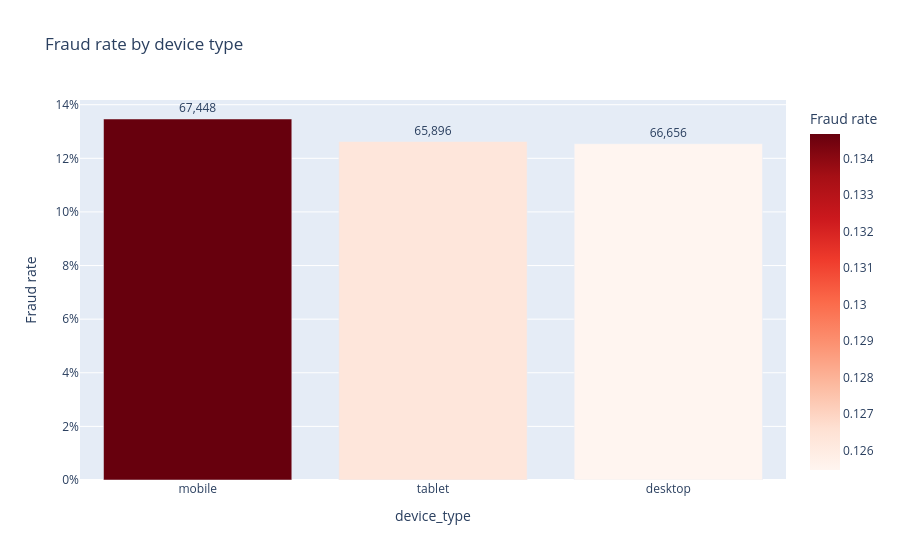
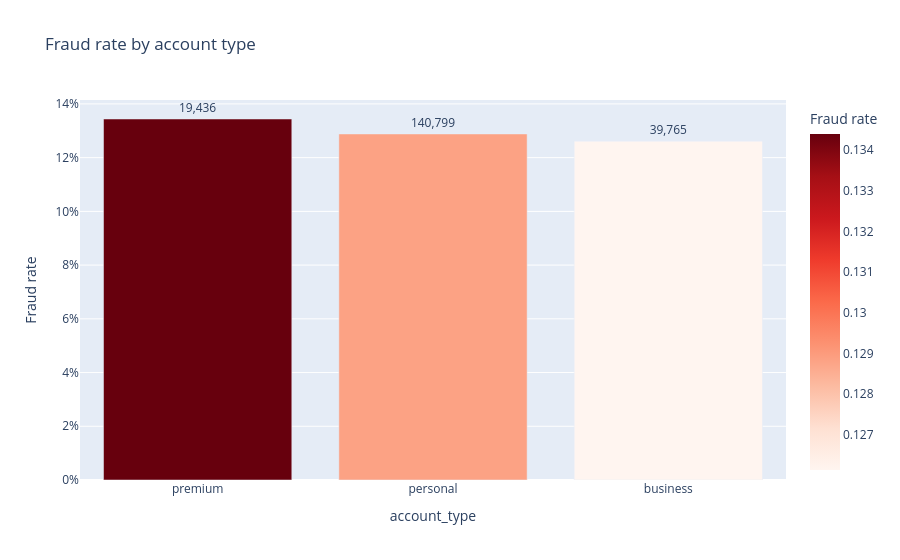
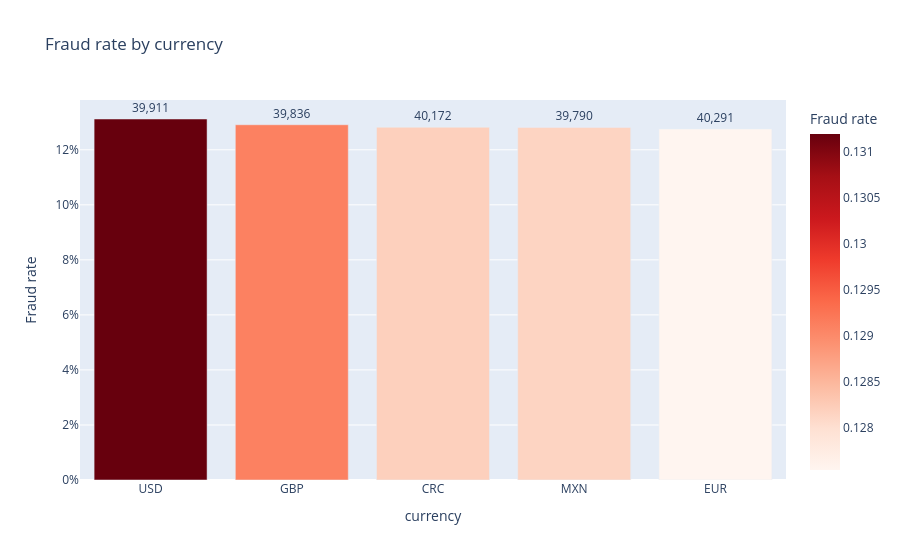
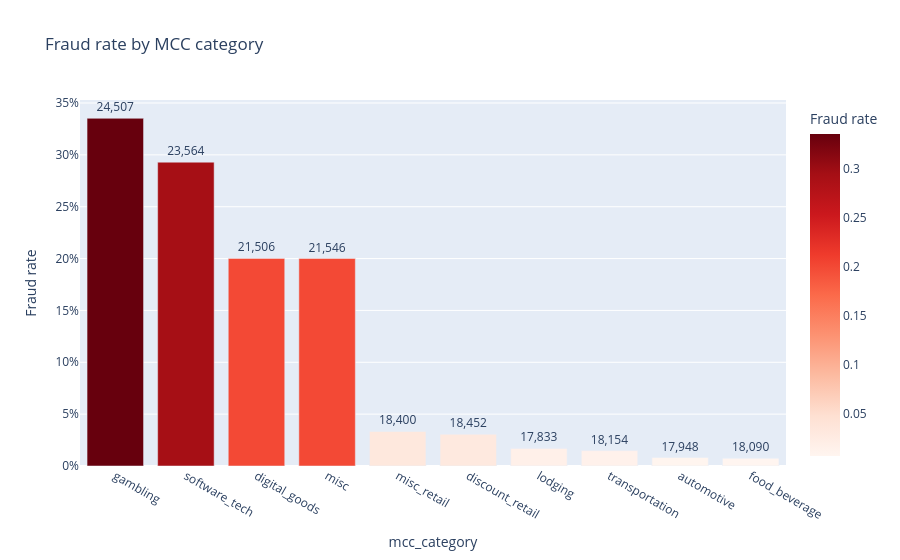

Notebook code cell kept with these figures, in order:
### Markdown cell above
## Fraud rate by feature

### Code cell
def fraud_rate_bar(col, title):
    agg = (
        df.groupby(col)["is_fraud"]
        .agg(["mean", "count"])
        .rename(columns={"mean": "fraud_rate", "count": "n"})
        .sort_values("fraud_rate", ascending=False)
        .reset_index()
    )
    fig = px.bar(
        agg, x=col, y="fraud_rate", text="n",
        title=title,
        labels={"fraud_rate": "Fraud rate"},
        color="fraud_rate",
        color_continuous_scale="Reds",
    )
    fig.update_yaxes(tickformat=".0%")
    fig.update_traces(texttemplate="%{text:,}", textposition="outside")
    fig.show()

# From fct_transactions
fraud_rate_bar("device_type",  "Fraud rate by device type")
fraud_rate_bar("account_type", "Fraud rate by account type")
fraud_rate_bar("currency",     "Fraud rate by currency")

# From fct_transactions (carried from the MCC catalog)
fraud_rate_bar("mcc_category", "Fraud rate by MCC category")
fraud_rate_bar("risk_tier",    "Fraud rate by risk tier")

### Figure 1 — Plotly figure (JSON) as saved in the notebook; plotly's stock layout.template omitted (floating-point values rounded to 4 significant figures)
{"data": [{"hovertemplate": "device_type=%{x}<br>Fraud rate=%{marker.color}<br>n=%{text}<extra></extra>", "legendgroup": "", "marker": {"color": [0.1347, 0.1263, 0.1255], "coloraxis": "coloraxis", "pattern": {"shape": ""}}, "name": "", "orientation": "v", "showlegend": false, "text": [67450.0, 65900.0, 66660.0], "textposition": "outside", "texttemplate": "%{text:,}", "type": "bar", "x": ["mobile", "tablet", "desktop"], "xaxis": "x", "y": [0.1347, 0.1263, 0.1255], "yaxis": "y"}], "layout": {"barmode": "relative", "coloraxis": {"autocolorscale": false, "colorbar": {"title": {"text": "Fraud rate"}}, "colorscale": [[0.0, "rgb(255,245,240)"], [0.125, "rgb(254,224,210)"], [0.25, "rgb(252,187,161)"], [0.375, "rgb(252,146,114)"], [0.5, "rgb(251,106,74)"], [0.625, "rgb(239,59,44)"], [0.75, "rgb(203,24,29)"], [0.875, "rgb(165,15,21)"], [1.0, "rgb(103,0,13)"]]}, "legend": {"tracegroupgap": 0}, "title": {"text": "Fraud rate by device type"}, "xaxis": {"anchor": "y", "domain": [0.0, 1.0], "title": {"text": "device_type"}}, "yaxis": {"anchor": "x", "domain": [0.0, 1.0], "tickformat": ".0%", "title": {"text": "Fraud rate"}}}}

### Figure 2 — Plotly figure (JSON) as saved in the notebook; plotly's stock layout.template omitted (floating-point values rounded to 4 significant figures)
{"data": [{"hovertemplate": "account_type=%{x}<br>Fraud rate=%{marker.color}<br>n=%{text}<extra></extra>", "legendgroup": "", "marker": {"color": [0.1344, 0.1288, 0.1261], "coloraxis": "coloraxis", "pattern": {"shape": ""}}, "name": "", "orientation": "v", "showlegend": false, "text": [19440.0, 140800.0, 39760.0], "textposition": "outside", "texttemplate": "%{text:,}", "type": "bar", "x": ["premium", "personal", "business"], "xaxis": "x", "y": [0.1344, 0.1288, 0.1261], "yaxis": "y"}], "layout": {"barmode": "relative", "coloraxis": {"autocolorscale": false, "colorbar": {"title": {"text": "Fraud rate"}}, "colorscale": [[0.0, "rgb(255,245,240)"], [0.125, "rgb(254,224,210)"], [0.25, "rgb(252,187,161)"], [0.375, "rgb(252,146,114)"], [0.5, "rgb(251,106,74)"], [0.625, "rgb(239,59,44)"], [0.75, "rgb(203,24,29)"], [0.875, "rgb(165,15,21)"], [1.0, "rgb(103,0,13)"]]}, "legend": {"tracegroupgap": 0}, "title": {"text": "Fraud rate by account type"}, "xaxis": {"anchor": "y", "domain": [0.0, 1.0], "title": {"text": "account_type"}}, "yaxis": {"anchor": "x", "domain": [0.0, 1.0], "tickformat": ".0%", "title": {"text": "Fraud rate"}}}}

### Figure 3 — Plotly figure (JSON) as saved in the notebook; plotly's stock layout.template omitted (floating-point values rounded to 4 significant figures)
{"data": [{"hovertemplate": "currency=%{x}<br>Fraud rate=%{marker.color}<br>n=%{text}<extra></extra>", "legendgroup": "", "marker": {"color": [0.1312, 0.1291, 0.1282, 0.1281, 0.1275], "coloraxis": "coloraxis", "pattern": {"shape": ""}}, "name": "", "orientation": "v", "showlegend": false, "text": [39910.0, 39840.0, 40170.0, 39790.0, 40290.0], "textposition": "outside", "texttemplate": "%{text:,}", "type": "bar", "x": ["USD", "GBP", "CRC", "MXN", "EUR"], "xaxis": "x", "y": [0.1312, 0.1291, 0.1282, 0.1281, 0.1275], "yaxis": "y"}], "layout": {"barmode": "relative", "coloraxis": {"autocolorscale": false, "colorbar": {"title": {"text": "Fraud rate"}}, "colorscale": [[0.0, "rgb(255,245,240)"], [0.125, "rgb(254,224,210)"], [0.25, "rgb(252,187,161)"], [0.375, "rgb(252,146,114)"], [0.5, "rgb(251,106,74)"], [0.625, "rgb(239,59,44)"], [0.75, "rgb(203,24,29)"], [0.875, "rgb(165,15,21)"], [1.0, "rgb(103,0,13)"]]}, "legend": {"tracegroupgap": 0}, "title": {"text": "Fraud rate by currency"}, "xaxis": {"anchor": "y", "domain": [0.0, 1.0], "title": {"text": "currency"}}, "yaxis": {"anchor": "x", "domain": [0.0, 1.0], "tickformat": ".0%", "title": {"text": "Fraud rate"}}}}

### Figure 4 — Plotly figure (JSON) as saved in the notebook; plotly's stock layout.template omitted (floating-point values rounded to 4 significant figures)
{"data": [{"hovertemplate": "mcc_category=%{x}<br>Fraud rate=%{marker.color}<br>n=%{text}<extra></extra>", "legendgroup": "", "marker": {"color": [0.3353, 0.2929, 0.2002, 0.2, 0.03332, 0.03067, 0.01699, 0.01487, 0.00819, 0.007407], "coloraxis": "coloraxis", "pattern": {"shape": ""}}, "name": "", "orientation": "v", "showlegend": false, "text": [24510.0, 23560.0, 21510.0, 21550.0, 18400.0, 18450.0, 17830.0, 18150.0, 17950.0, 18090.0], "textposition": "outside", "texttemplate": "%{text:,}", "type": "bar", "x": ["gambling", "software_tech", "digital_goods", "misc", "misc_retail", "discount_retail", "lodging", "transportation", "automotive", "food_beverage"], "xaxis": "x", "y": [0.3353, 0.2929, 0.2002, 0.2, 0.03332, 0.03067, 0.01699, 0.01487, 0.00819, 0.007407], "yaxis": "y"}], "layout": {"barmode": "relative", "coloraxis": {"autocolorscale": false, "colorbar": {"title": {"text": "Fraud rate"}}, "colorscale": [[0.0, "rgb(255,245,240)"], [0.125, "rgb(254,224,210)"], [0.25, "rgb(252,187,161)"], [0.375, "rgb(252,146,114)"], [0.5, "rgb(251,106,74)"], [0.625, "rgb(239,59,44)"], [0.75, "rgb(203,24,29)"], [0.875, "rgb(165,15,21)"], [1.0, "rgb(103,0,13)"]]}, "legend": {"tracegroupgap": 0}, "title": {"text": "Fraud rate by MCC category"}, "xaxis": {"anchor": "y", "domain": [0.0, 1.0], "title": {"text": "mcc_category"}}, "yaxis": {"anchor": "x", "domain": [0.0, 1.0], "tickformat": ".0%", "title": {"text": "Fraud rate"}}}}
